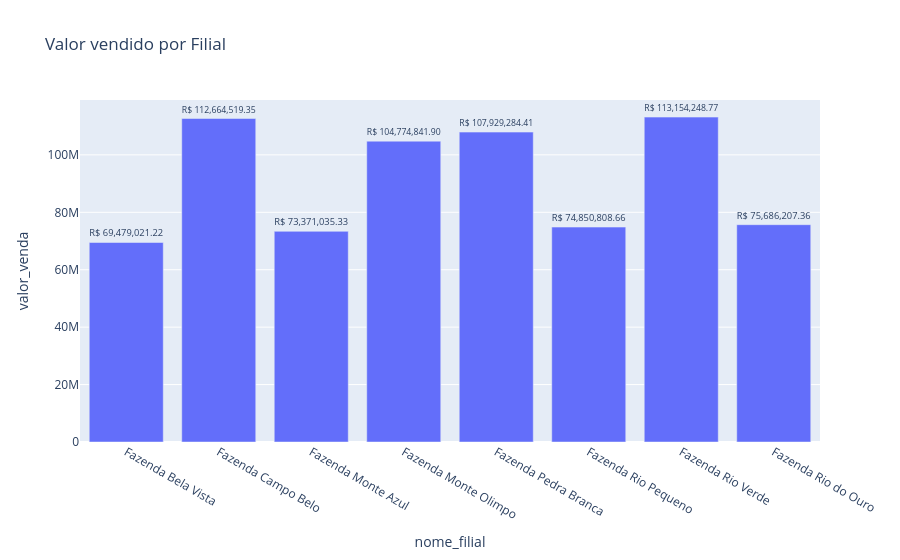

Notebook cell for this chart:
### Code cell
coluna_2 = px.bar(df_venda_agrupado, x='nome_filial', y= 'valor_venda', title = 'Valor vendido por Filial', text = 'valor_venda')
coluna_2.update_traces(texttemplate = 'R$ %{text:,.2f}', #formata o valor_venda considerando real (R$) com duas casas decimais(2.f)
                       textposition = 'outside') #posiciona o valor_venda fora da coluna(outside)

coluna_2.show()

### Figure 1 — Plotly figure (JSON) as saved in the notebook; plotly's stock layout.template omitted (floating-point values rounded to 4 significant figures)
{"data": [{"hovertemplate": "nome_filial=%{x}<br>valor_venda=%{text}<extra></extra>", "legendgroup": "", "marker": {"color": "#636efa", "pattern": {"shape": ""}}, "name": "", "orientation": "v", "showlegend": false, "text": [69480000.0, 112700000.0, 73370000.0, 104800000.0, 107900000.0, 74850000.0, 113200000.0, 75690000.0], "textposition": "outside", "texttemplate": "R$ %{text:,.2f}", "type": "bar", "x": ["Fazenda Bela Vista", "Fazenda Campo Belo", "Fazenda Monte Azul", "Fazenda Monte Olimpo", "Fazenda Pedra Branca", "Fazenda Rio Pequeno", "Fazenda Rio Verde", "Fazenda Rio do Ouro"], "xaxis": "x", "y": [69480000.0, 112700000.0, 73370000.0, 104800000.0, 107900000.0, 74850000.0, 113200000.0, 75690000.0], "yaxis": "y"}], "layout": {"barmode": "relative", "legend": {"tracegroupgap": 0}, "title": {"text": "Valor vendido por Filial"}, "xaxis": {"anchor": "y", "domain": [0, 1], "title": {"text": "nome_filial"}}, "yaxis": {"anchor": "x", "domain": [0, 1], "title": {"text": "valor_venda"}}}}
